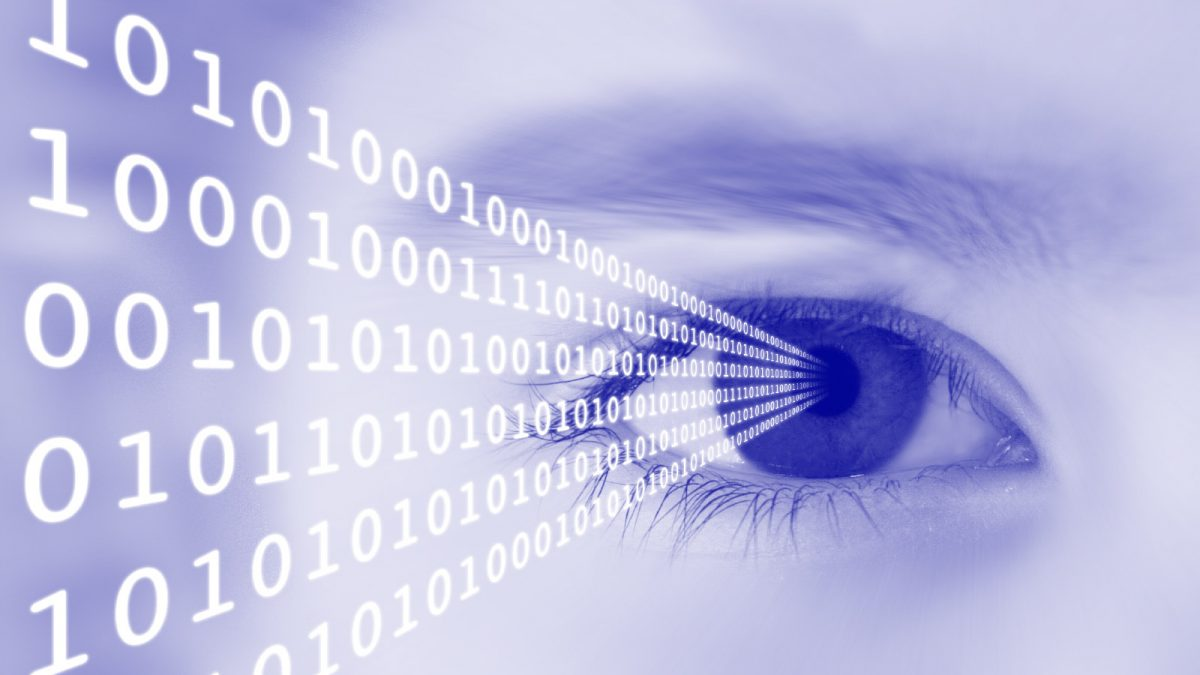
#> input picture img.jpg, 1200 x 675 px
$ jupyter execute 3_b.ipynb
#> lines starting #> are read from the running program, lines starting #| are printed output that depends on the picture
[cell 1]
import cv2
import numpy as np
import matplotlib.pyplot as plt

def add_salt_and_pepper_noise(image, prob):
    """
    Add salt and pepper noise to an image.
    :param image: Input grayscale image.
    :param prob: Probability of noise.
    :return: Noisy image.
    """
    noisy = image.copy()
    total_pixels = image.size
    num_salt = int(prob * total_pixels / 2)
    num_pepper = int(prob * total_pixels / 2)

    # Add salt
    coords = [np.random.randint(0, i, num_salt) for i in image.shape]
    noisy[coords[0], coords[1]] = 255

    # Add pepper
    coords = [np.random.randint(0, i, num_pepper) for i in image.shape]
    noisy[coords[0], coords[1]] = 0

    return noisy

def apply_average_filter(image, kernel_size):
    """
    Apply average filter to the image.
    For each pixel, take the average of the surrounding pixels.
    Return: Filtered image.
    """
    padSize = kernel_size // 2
    paddedImage = np.pad(image, (padSize, padSize), mode='constant')

    filteredImage = np.zeros_like(image)

    for i in range(image.shape[0]):
        for j in range(image.shape[1]):
            kernelRegion = paddedImage[i: i+kernel_size, j: j+kernel_size]
            average = np.mean(kernelRegion)
            filteredImage[i, j] = average

    return filteredImage

def calculate_psnr(original, denoised):
    """
    Calculate PSNR between two images.  (Peak Signal-to-Noise Ratio)
    :param original: Original image.
    :param denoised: Denoised image.
    :return: PSNR value.
    :Mean Squared Error (MSE)
    """
    mse = np.mean((original - denoised) ** 2)
    if mse == 0:
        return float('inf')
    return 20 * np.log10(255.0 / np.sqrt(mse))


# Load a 512x512 grayscale image
image_path = "img.jpg"  # Replace with your image path
original_image = cv2.imread(image_path, cv2.IMREAD_GRAYSCALE)
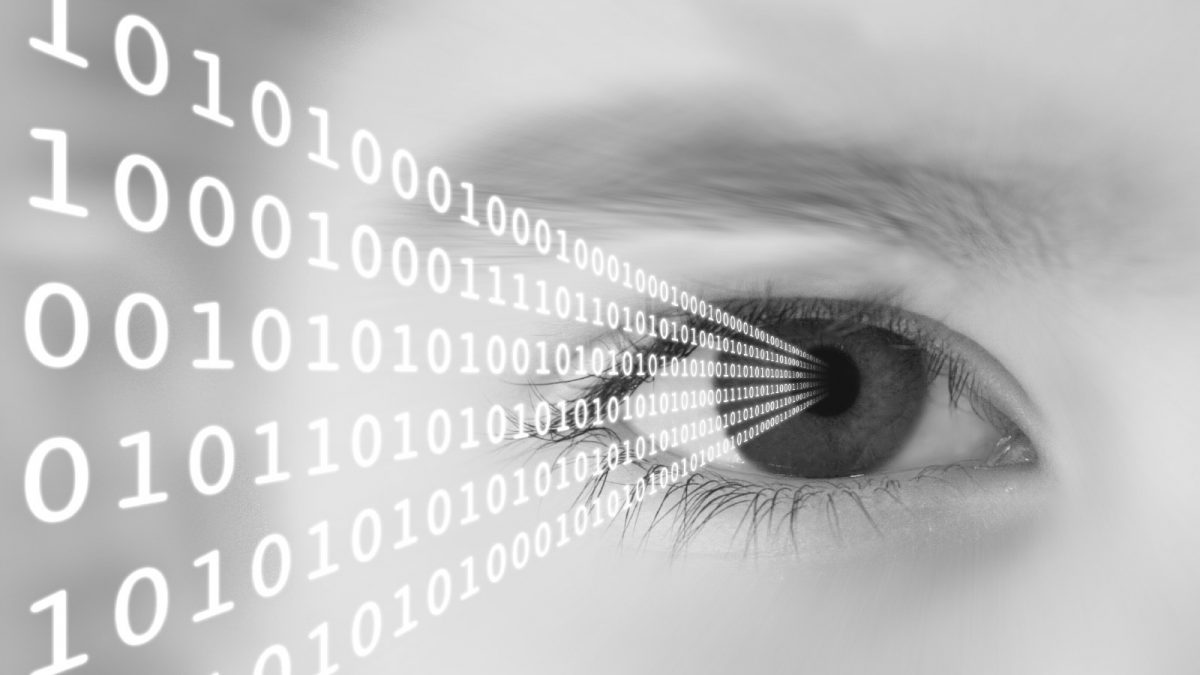
#> original_image: shape (675, 1200); min 11, max 255, mean 190.5

if original_image is None:
    raise ValueError("Could not load the image. Please check the file path.")

# Resize image if not 512x512
if original_image.shape != (512, 512):
    original_image = cv2.resize(original_image, (512, 512), interpolation=cv2.INTER_AREA)
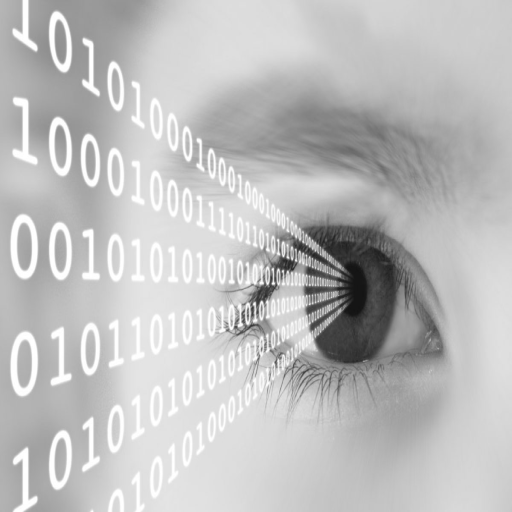
#> original_image: shape (512, 512); min 19, max 255, mean 190.5

# Add salt and pepper noise
noise_probability = 0.05  # 5% noise
noisy_image = add_salt_and_pepper_noise(original_image, noise_probability)
#> in add_salt_and_pepper_noise, `noisy[coords[0], coords[1]] = 0`:
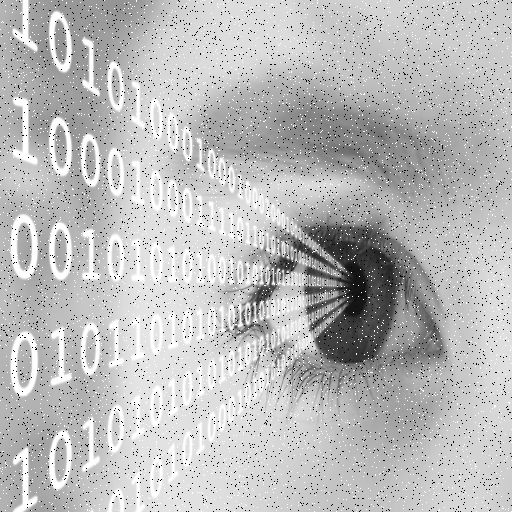
#> noisy: shape (512, 512); min 0, max 255, mean 187.3

# Mask sizes to evaluate
mask_sizes = [3, 5, 7]

# Store PSNR results
psnr_results = {}

plt.figure(figsize=(12, 12))

# Display original image
plt.subplot(3, 2, 1)
plt.imshow(original_image, cmap='gray')
plt.title('Original Image')
plt.axis('off')

# Apply filters with different mask sizes and calculate PSNR
for mask_size in mask_sizes:
    filtered_image = apply_average_filter(noisy_image, mask_size)
    psnr = calculate_psnr(original_image, filtered_image)
    psnr_results[mask_size] = psnr

    # Display results for each mask size

    plt.subplot(3, 2, mask_sizes.index(mask_size) + 2)
    plt.imshow(filtered_image, cmap='gray')
    plt.title(f'Filtered Image with {mask_size}x{mask_size} Mask (PSNR: {psnr:.2f} dB)')
    plt.axis('off')
#> this loop made 3 passes
#> (mse in calculate_psnr, psnr) on passes 1 to 3: (39.09, 32.21), (46.89, 31.42), (46.95, 31.41)
#> pass 1, in apply_average_filter, `paddedImage = np.pad(image, (padSize, padSize), mode='constant')`:
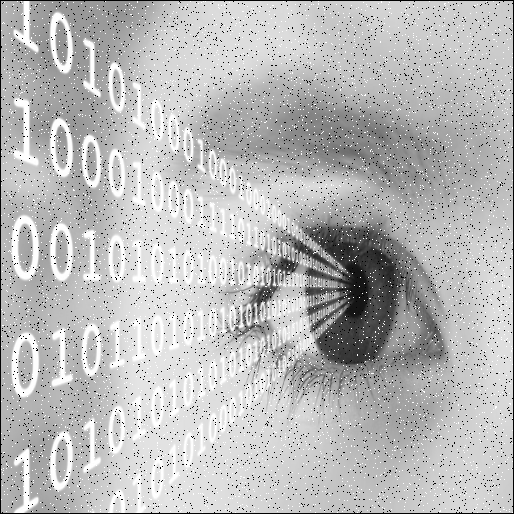
#> paddedImage: shape (514, 514); min 0, max 255, mean 185.9
#> pass 1, `filtered_image = apply_average_filter(noisy_image, mask_size)`:
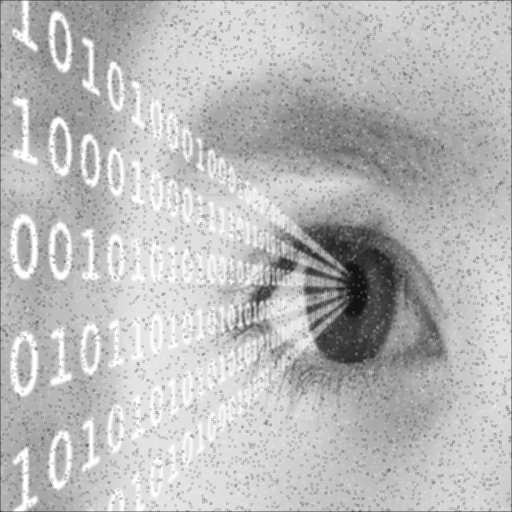
#> filtered_image: shape (512, 512); min 16, max 255, mean 186.4
#> pass 2, in apply_average_filter (call 2), `paddedImage = np.pad(image, (padSize, padSize), mode='constant')`:
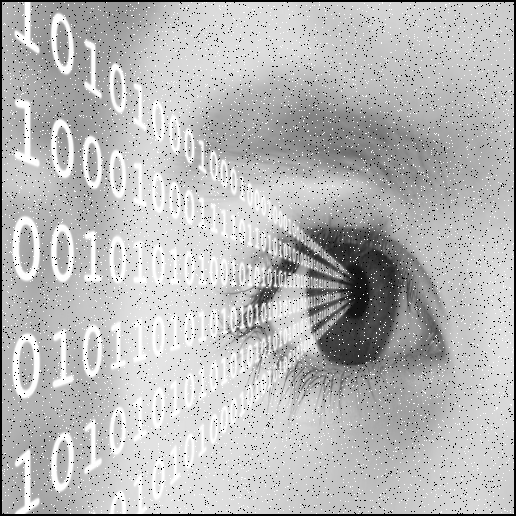
#> paddedImage: shape (516, 516); min 0, max 255, mean 184.4
#> after the loop, psnr_results = {3: 32.21, 5: 31.42, 7: 31.41}

# Display noisy image
plt.subplot(3, 2, 5)
plt.imshow(noisy_image, cmap='gray')
plt.title('Noisy Image (Salt & Pepper)')
plt.axis('off')
plt.show()
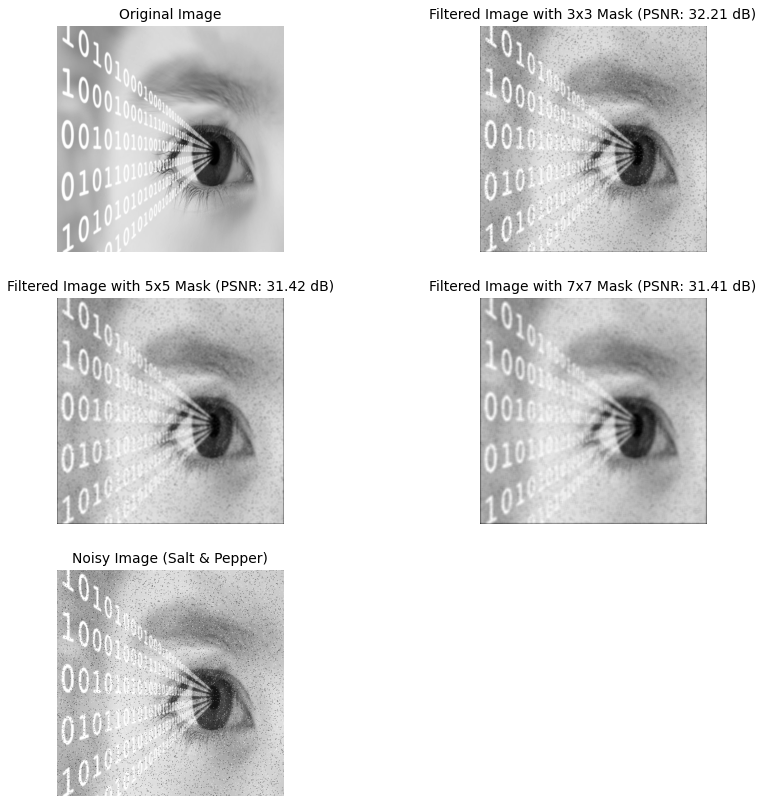
#> figure drawn by matplotlib, 5 panels
